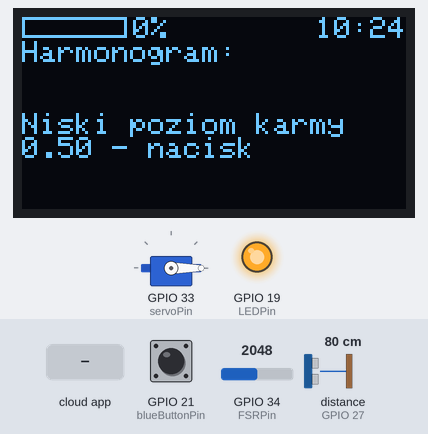
Bench run of a sketch on a simulated ESP32. On the bench: servo, 128×64 one-colour display, output pins drawn as LEDs (lit = HIGH). Wiring (inferred from the names in the program): ultrasonic range finder: trigger GPIO 32; echo GPIO 27. The test bench sets the inputs (shaded band); at power-on: distance to the obstacle (sensor on GPIO 27) 80 cm, GPIO 21 (blueButtonPin) LOW, GPIO 34 (FSRPin) = 2048. The echo pulse lasts 58.3 µs per cm; WiFi joins after 1.5 s; servers stay silent unless stated; network time is answered at once with the bench clock; the local clock reads 2024-03-15 10:24:30 at power-on unless the sketch sets it; the Firebase database answers and starts empty; pins used as bus, display or sensor lines are not drawn; what the sketch prints to the serial monitor is not drawn.

Above: at 6.5 s.
6.6 s: distance to the obstacle (sensor on GPIO 27) set to 13 cm
8.1 s: distance to the obstacle (sensor on GPIO 27) set to 10 cm
At 14.2 s:
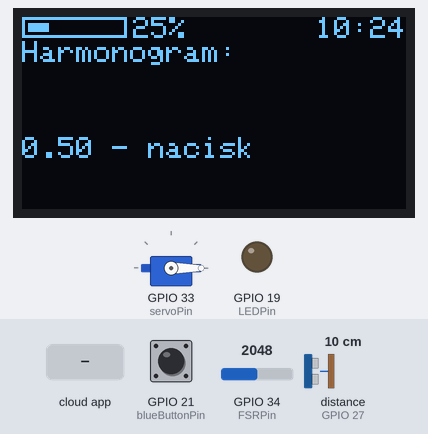
15.1 s: GPIO 21 (blueButtonPin) pulled HIGH for 0.3 s
At 16.3 s:
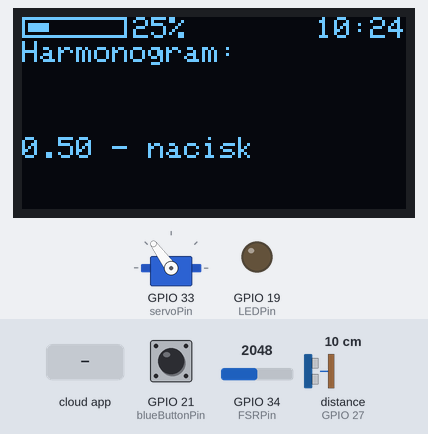
19.7 s: GPIO 34 (FSRPin) set to 2866
At 20.4 s:
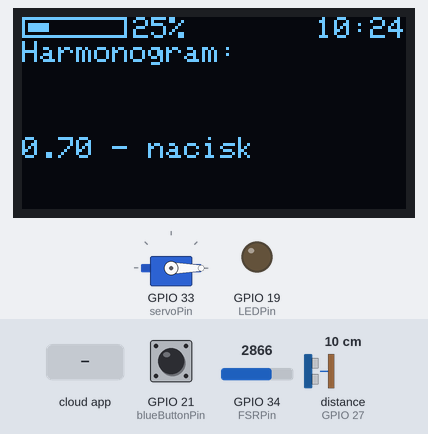
27.3 s: the phone or cloud app sets manualFeeding to 1
At 31.4 s:
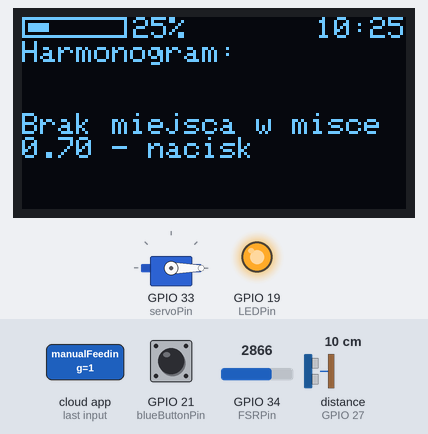
34.9 s: GPIO 34 (FSRPin) set to 3603
At 35.9 s:
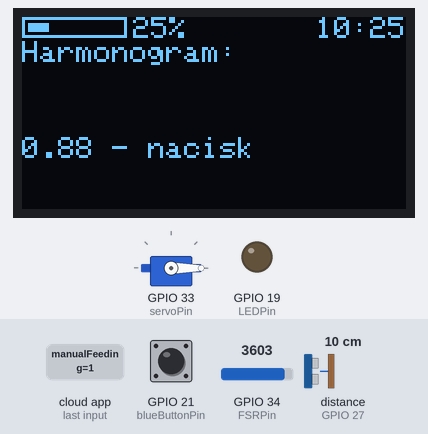
Timing chart, 0 to 37.5 s (numbered marks = the images above; inputs shaded):
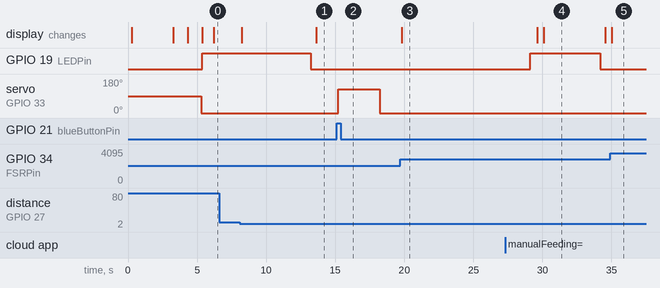

Measured:
- the behaviour switches between 12 and 11 cm on distance to the obstacle (sensor on GPIO 27) (found by bisection; images 0 and 1)
- after the input at 6.6 s, every drawn part: stays the same
- after the input at 8.1 s, GPIO 19 (LEDPin): HIGH → LOW after 5.1 s; the display: first changes after 0.15 s (image 1 shows a later state)
- after the input at 15.1 s, servo on GPIO 33 (servoPin): 0° → 126° after 0.11 s, → 0° 3.0 s later
- after the input at 19.7 s, the display: changes after 0.10 s (image 3)
- after the input at 27.3 s, GPIO 19 (LEDPin): LOW → HIGH after 1.8 s, → LOW 5.1 s later; the display: first changes after 2.3 s (image 4 shows a later state)
- after the input at 34.9 s, the display: changes after 0.11 s (image 5)
- what the display in image 4 shows lasts 4.5 s, from 30.1 s to 34.6 s

The sketch:

FeedMe.ino
```cpp
/*
  Created by Igor Barć
  University of Technology in Rzeszow
  Based on project: https://RandomNerdTutorials.com/esp32-firebase-realtime-database/ by Rui Santos
*/

#include <WiFi.h>
#include <Firebase_ESP_Client.h>
#include <NTPClient.h>
#include <WiFiUdp.h>
#include <SPI.h>
#include <Wire.h>
#include <Adafruit_GFX.h>
#include <Adafruit_SSD1306.h>
#include <ESP32Servo.h>
//Provide the token generation process info.
#include "addons/TokenHelper.h"
//Provide the RTDB payload printing info and other helper functions.
#include "addons/RTDBHelper.h"

const int trigPin = 32;
const int echoPin = 27;
const int blueButtonPin = 21;
const int servoPin = 33;
const int LEDPin = 19;
const int FSRPin = 34;
const float deepOfBox = 12.0;
unsigned long sendDataPrevTime = 0;
unsigned long errorPrevTime = 0;
unsigned long feedingPrevTime = 0;
float levelOfFood;
float fsrRead;
long duration;
bool manualFoodTime = false;
bool foodTime = false;
bool signupOK = false;
int sizeOfSchedule = 0;
String schedule;
String timeStamp;
String errorMessage;
String prevErrorMessage = "prevErrorMessage";

// OLED display dimensions in pixels
#define SCREEN_WIDTH 128
#define SCREEN_HEIGHT 64

// OLED pinout
#define OLED_MOSI 23
#define OLED_CLK 18
#define OLED_DC 17
#define OLED_CS 5
#define OLED_RESET 4

// const sound of speed
#define SOUND_SPEED 0.034

// Network credentials
#define WIFI_SSID "***"
#define WIFI_PASSWORD "***"

// Firebase project API Key and RTDB URL
#define API_KEY "***"
#define DATABASE_URL "***"

// Firebase project EMAIL and PASSWORD
#define USER_EMAIL "***"
#define USER_PASSWORD "***"

// Servo object
Servo servoFeeder;

// OLED display configuration
Adafruit_SSD1306 display(SCREEN_WIDTH, SCREEN_HEIGHT, OLED_MOSI, OLED_CLK, OLED_DC, OLED_RESET, OLED_CS);

//Define Firebase Data object
FirebaseData fbdo;
FirebaseAuth auth;
FirebaseConfig config;

// Define NTP Client to get time
WiFiUDP ntpUDP;
NTPClient timeClient(ntpUDP);

// pixel picture with logo
const unsigned char img_logo[] PROGMEM = {
0x00, 0x00, 0x00, 0x00, 0x00, 0x00, 0x00, 0x00, 0x00, 0x00, 0x00, 0x00, 0xe0, 0x00, 0x00, 0x00,
0x00, 0x00, 0x00, 0x3f, 0xff, 0xc0, 0x00, 0x00, 0x00, 0x00, 0x01, 0xff, 0xff, 0xf8, 0x00, 0x00,
0x00, 0x00, 0x07, 0xff, 0xff, 0xfe, 0x00, 0x00, 0x00, 0x00, 0x1f, 0xe1, 0xf8, 0x7f, 0x80, 0x00,
0x00, 0x00, 0x7f, 0x3f, 0xff, 0x8f, 0xc0, 0x00, 0x00, 0x00, 0xfc, 0xff, 0xff, 0xf3, 0xf0, 0x00,
0x00, 0x01, 0xf3, 0xff, 0xff, 0xfd, 0xf8, 0x00, 0x00, 0x07, 0xcf, 0xff, 0xff, 0xff, 0x7c, 0x00,
0x00, 0x0f, 0x9f, 0xff, 0xff, 0xff, 0xbe, 0x00, 0x00, 0x1f, 0x3f, 0xff, 0xff, 0xff, 0xdf, 0x00,
0x00, 0x3e, 0xff, 0xff, 0xff, 0xff, 0xef, 0x80, 0x00, 0x7c, 0xff, 0xff, 0xff, 0xff, 0xf7, 0xc0,
0x00, 0x79, 0xff, 0xff, 0xff, 0xff, 0xfb, 0xc0, 0x00, 0xf3, 0xff, 0xff, 0xff, 0xff, 0xfd, 0xe0,
0x01, 0xe7, 0xff, 0xff, 0xff, 0xff, 0xfd, 0xf0, 0x03, 0xc7, 0xff, 0xf1, 0xf9, 0xff, 0xfe, 0xf0,
0x03, 0xcf, 0xff, 0xe0, 0xf0, 0xff, 0xff, 0x78, 0x07, 0x8f, 0xff, 0xe0, 0x60, 0x7f, 0xff, 0x78,
0x07, 0x9f, 0xff, 0xc0, 0x60, 0x7f, 0xff, 0xb8, 0x0f, 0x1f, 0xff, 0xc0, 0x40, 0x3f, 0xff, 0xbc,
0x0f, 0x3f, 0xff, 0xc0, 0x40, 0x3f, 0xff, 0xbc, 0x1e, 0x3f, 0xff, 0xc0, 0x40, 0x3f, 0xff, 0xdc,
0x1e, 0x3f, 0xff, 0xc0, 0x60, 0x7f, 0xff, 0xde, 0x1e, 0x3f, 0xf8, 0x60, 0xe0, 0x61, 0xff, 0xde,
0x3e, 0x3f, 0xf0, 0x70, 0xf0, 0xc0, 0xff, 0xde, 0x3c, 0x7f, 0xf0, 0x3f, 0xff, 0xc0, 0xff, 0xce,
0x3c, 0x7f, 0xf0, 0x3c, 0x07, 0xc0, 0xff, 0xce, 0x3c, 0x7f, 0xf0, 0x38, 0x01, 0xc0, 0xff, 0xce,
0x3c, 0x7f, 0xf8, 0x30, 0x00, 0xc1, 0xff, 0xce, 0x3c, 0x7f, 0xfc, 0x60, 0x00, 0x63, 0xff, 0xce,
0x3c, 0x7f, 0xff, 0xc0, 0x00, 0x7f, 0xff, 0xce, 0x3c, 0x3f, 0xff, 0xc0, 0x00, 0x3f, 0xff, 0xce,
0x3c, 0x3f, 0xff, 0x80, 0x00, 0x1f, 0xff, 0xce, 0x3c, 0x3f, 0xff, 0x80, 0x00, 0x1f, 0xff, 0xde,
0x3e, 0x3f, 0xff, 0x80, 0x00, 0x1f, 0xff, 0x9e, 0x3e, 0x1f, 0xff, 0x00, 0x00, 0x1f, 0xff, 0x9c,
0x3e, 0x1f, 0xff, 0x00, 0x00, 0x1f, 0xff, 0x9c, 0x3e, 0x1f, 0xff, 0x80, 0x00, 0x1f, 0xff, 0x3c,
0x3f, 0x0f, 0xff, 0x80, 0x00, 0x3f, 0xff, 0x38, 0x1f, 0x0f, 0xff, 0xff, 0xff, 0xff, 0xfe, 0x38,
0x1f, 0x07, 0xff, 0xff, 0xff, 0xff, 0xfe, 0x78, 0x1f, 0x87, 0xff, 0xff, 0xff, 0xff, 0xfc, 0x70,
0x0f, 0x83, 0xff, 0xff, 0xff, 0xff, 0xf8, 0xf0, 0x0f, 0xc1, 0xff, 0xff, 0xff, 0xff, 0xf9, 0xe0,
0x07, 0xe0, 0xff, 0xff, 0xff, 0xff, 0xf1, 0xc0, 0x07, 0xe0, 0x7f, 0xff, 0xff, 0xff, 0xe3, 0xc0,
0x03, 0xf0, 0x3f, 0xff, 0xff, 0xff, 0xc7, 0x80, 0x01, 0xf8, 0x1f, 0xff, 0xff, 0xff, 0x0f, 0x00,
0x01, 0xfc, 0x07, 0xff, 0xff, 0xfe, 0x1e, 0x00, 0x00, 0xfe, 0x03, 0xff, 0xff, 0xf8, 0x3c, 0x00,
0x00, 0x7f, 0x80, 0xff, 0xff, 0xe0, 0x78, 0x00, 0x00, 0x3f, 0xc0, 0x1f, 0xff, 0x01, 0xf0, 0x00,
0x00, 0x1f, 0xf0, 0x00, 0x00, 0x07, 0xe0, 0x00, 0x00, 0x0f, 0xfc, 0x00, 0x00, 0x1f, 0xc0, 0x00,
0x00, 0x07, 0xff, 0x00, 0x00, 0x7f, 0x80, 0x00, 0x00, 0x01, 0xff, 0xf0, 0x0f, 0xfe, 0x00, 0x00,
0x00, 0x00, 0xff, 0xff, 0xff, 0xfc, 0x00, 0x00, 0x00, 0x00, 0x3f, 0xff, 0xff, 0xf0, 0x00, 0x00,
0x00, 0x00, 0x0f, 0xff, 0xff, 0x80, 0x00, 0x00, 0x00, 0x00, 0x01, 0xff, 0xfc, 0x00, 0x00, 0x00,
0x00, 0x00, 0x00, 0x00, 0x00, 0x00, 0x00, 0x00, 0x00, 0x00, 0x00, 0x00, 0x00, 0x00, 0x00, 0x00
};

void setup(){
  Serial.begin(115200);
  pinMode(trigPin, OUTPUT);  // trigPin for distance sensor
  pinMode(echoPin, INPUT);   // echoPin for distance sensor
  pinMode(blueButtonPin, INPUT); // button
  pinMode(LEDPin, OUTPUT);   // LED
  servoFeeder.setPeriodHertz(50);    // 50 Hz frequency
	servoFeeder.attach(servoPin); // attaches the servo on pin 18 to the servo object

  // if OLED is not working, loop forever
  if(!display.begin(SSD1306_SWITCHCAPVCC)) {
    Serial.println(F("SSD1306 allocation failed"));
    while(1);
  }
  delay(200);

  // Logo display for 3 seconds
  display.clearDisplay();
  display.drawBitmap(32, 0, img_logo, 64, 64, 1);
  display.display();
  delay(3000);

  // Connecting to WiFi
  display.clearDisplay();
  display.setTextSize(1);
  display.setTextColor(WHITE);
  display.setCursor(0, 10);
  WiFi.begin(WIFI_SSID, WIFI_PASSWORD);
  display.print("Connecting to WiFi");
  while(WiFi.status() != WL_CONNECTED) {
    display.print(".");
    display.display();
    delay(1000);
  }
  Serial.print("Connected with IP: ");
  Serial.println(WiFi.localIP());
  Serial.print("RSSI: ");
  Serial.println(WiFi.RSSI());

  // Initialization with NTP for time
  timeClient.begin();
  timeClient.setTimeOffset(3600); //Time offset is set for UTC+1

  // Assign the api key and RTDB URL
  config.api_key = API_KEY;
  config.database_url = DATABASE_URL;

  //Assign email and password
  auth.user.email = USER_EMAIL;
  auth.user.password = USER_PASSWORD;

  // Assign the callback function for the long running token generation task
  config.token_status_callback = tokenStatusCallback;

  Firebase.begin(&config, &auth);
  Firebase.reconnectWiFi(true);

  // Set servo on position 0
  servoFeeder.write(0);
}

void loop(){
  if(WiFi.status() == WL_CONNECTED) {
    // Get valid time
    timeClient.update();

    foodLevelSensor();
    fsrRead = analogRead(FSRPin);
    fsrRead = fsrRead/4095.0;

    // Display informations
    timeStamp = timeClient.getFormattedTime().substring(0, timeClient.getFormattedTime().length()-3);
    display.clearDisplay();
    display.setCursor(98, 0);
    display.println(timeStamp);
    display.println("Harmonogram:");
    display.println(schedule);
    display.println();
    display.println(errorMessage);
    display.println((String)fsrRead + " - nacisk");
    showLevelOfFood();
    display.display();

    // No error
    if(millis() - errorPrevTime > 5000) {
      errorMessage = " ";
      digitalWrite(LEDPin, LOW);
    }

    // Error about low level of food
    if(levelOfFood <= 10.0) {
      errorMessage = "Niski poziom karmy";
      errorPrevTime = millis();
      digitalWrite(LEDPin, HIGH);
    }

    // Manual feeding activated by physical button or app
    if(manualFoodTime || digitalRead(blueButtonPin) == HIGH) {
      if(errorMessage == " ") {
        if(weightSensor())
          serveFood();
        else {
          errorPrevTime = millis();
          digitalWrite(LEDPin, HIGH);
        }
      }
      if(manualFoodTime)
        sendManualFeeding();
    }

    // Automatic feeding activated by schedule
    if(checkFeedingTime() && (millis() - feedingPrevTime > 60000) && errorMessage == " ") {
      feedingPrevTime = millis();
      if(weightSensor())
        serveFood();
      else {
        errorPrevTime = millis();
        digitalWrite(LEDPin, HIGH);
      }
    }

    // update from firebase
    if(Firebase.ready() && (millis() - sendDataPrevTime > 10000 || sendDataPrevTime == 0)) {
      sendDataPrevTime = millis();
      getManualFeeding();
      sendFoodLevel();
      getSchedule();
    }
    sendErrorMessage();
  } else {
    Serial.println("Reconnecting to WiFi...");
    WiFi.disconnect();
    WiFi.reconnect();
  }
  delay(200);
}

void getSchedule(){
  schedule = "";
  if(Firebase.RTDB.getJSON(&fbdo, "/schedule")) {
    FirebaseJson *json = fbdo.jsonObjectPtr();
    size_t len = json->iteratorBegin();
    sizeOfSchedule = len/2;
    String key, value = "";
    int type = 0;
    for (size_t i = 0; i < len; i=i+2) {
      json->iteratorGet(i, type, key, value);
      i == len-2 ? schedule += key : schedule += key + ", ";
    }
    json->iteratorEnd();
    Serial.println(schedule);
  } else {
  Serial.println("Blad przy pobieraniu harmonogramu: " + fbdo.errorReason());
  if(fbdo.errorReason()  == "path not exist")
    schedule = "Brak harmonogramu";
  }
}

void getManualFeeding() {
  if (Firebase.RTDB.getBool(&fbdo, "/manualFeeding"))
    manualFoodTime = fbdo.boolData();
  else {
    Serial.println("Blad przy pobieraniu manual feeding: " + fbdo.errorReason());
    manualFoodTime = false;
  }
}

void sendManualFeeding() {
  manualFoodTime = false;
  if(!Firebase.RTDB.setBool(&fbdo, "/manualFeeding", false))
    Serial.println("Blad przy recznym podawaniu karmy: " + fbdo.errorReason());
}

bool checkFeedingTime(){
  int count = 0;
  for(int i = 1; i <= sizeOfSchedule; i++) {
    String timeSchedule = schedule.substring((i-1)*7, (i-1)*7+5);
    if(timeStamp == timeSchedule)
      count++;
  }
  return count > 0 ? true : false;
}

void foodLevelSensor() {
  digitalWrite(trigPin, LOW);
  delayMicroseconds(5);
  digitalWrite(trigPin, HIGH);
  delayMicroseconds(10);
  digitalWrite(trigPin, LOW);

  // Read the signal from the sensor
  pinMode(echoPin, INPUT);
  duration = pulseIn(echoPin, HIGH);

  // Convert the time into a distance
  levelOfFood = (duration * SOUND_SPEED)/2;
  levelOfFood = 100.0-(100.0*(levelOfFood-1.0)/deepOfBox);
  if(levelOfFood < -10000)
    levelOfFood = 100.0;
  else if(levelOfFood < 0)
    levelOfFood = 0.0;
}

void sendFoodLevel() {
  if(!Firebase.RTDB.setInt(&fbdo, "/foodLevel", levelOfFood)) {
    Serial.println("Blad przy wysylaniu poziomu karmy: " + fbdo.errorReason());
  }
}

bool weightSensor() {
  if(fsrRead == 0.0) {
    errorMessage = "Brak miski";
    return false;
  }
  else if(fsrRead > 0.6) {
    errorMessage = "Brak miejsca w misce";
    return false;
  }
  else
    return true;
}

void showLevelOfFood() {
  uint8_t levelBar = map(levelOfFood, 0, 100, 0, 31);
  display.drawRect(0, 0, 35, 7, SSD1306_WHITE);
  display.fillRect(2, 2, levelBar, 3, SSD1306_WHITE);
  display.setCursor(37, 0);
  display.println((String)int(levelOfFood) + "%");
}

void serveFood() {
  servoFeeder.write(126);
  delay(3000);
  servoFeeder.write(0);
}

void sendErrorMessage() {
  if(errorMessage != prevErrorMessage){
    prevErrorMessage = errorMessage;
    if(!Firebase.RTDB.setString(&fbdo, "/errorMessage", errorMessage))
      Serial.println("Blad przy wysylaniu wiadomosci z bledami: " + fbdo.errorReason());
  }
}
```
